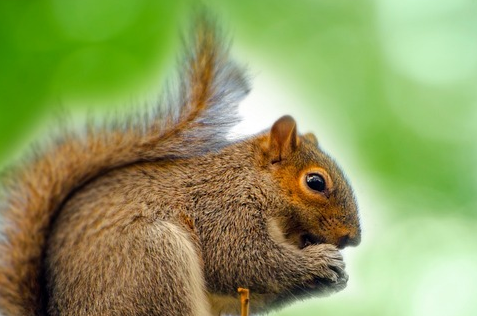
#> input picture lab1-hybrid-image/gui/res/squirrel1.png, 477 x 316 px, found by its file name
$ python fft_20230326171050.py
#> lines starting #> are read from the running program, lines starting #| are printed output that depends on the picture
import cv2
import numpy as np
from matplotlib import pyplot as plt

pairs = [
    ('res/squirrel1.png', 'res/bunny1.png'),
    ('res/cat.jpg', 'res/dog.jpg'),
    ('res/donkey1.png', 'res/zebra1.png'),
]
pair_idx = 0

ksize1, sigma1, ksize2, sigma2 = 39, 11, 21, 5
d1, d2 = 10, 10


def fft2d(img):
    return np.fft.fftshift(np.fft.fft2(img))


def ifft2d(img):
    return np.fft.ifft2(np.fft.ifftshift(img))


def ideal_lowpass_filter(img, d):
    rows, cols = img.shape
    crow, ccol = rows // 2, cols // 2
    mask = np.zeros((rows, cols), np.float32)
    cv2.circle(mask, (crow, ccol), d, 1, -1)
    return mask


def spatial_hybrid_image(img1, img2, ksize1, sigma1, ksize2, sigma2):
    # convert to float32
    img1_low = cv2.GaussianBlur(img1, (ksize1, ksize1), sigma1)
    img2_low = cv2.GaussianBlur(img2, (ksize2, ksize2), sigma2)
    img2_high = cv2.subtract(img2, img2_low)

    cv2.imshow('img1_low', img1_low)
    cv2.imshow('img2_high', img2_high)


def spectral_hybrid_image(image1, image2, d1, d2):
    f1 = fft2d(image1)
    f2 = fft2d(image2)

    cv2.imshow('f1', np.log(np.abs(f1)))
    cv2.imshow('f2', np.log(np.abs(f2)))


if __name__ == '__main__':
    img1 = cv2.imread(pairs[pair_idx][0], 0)    # read as grayscale
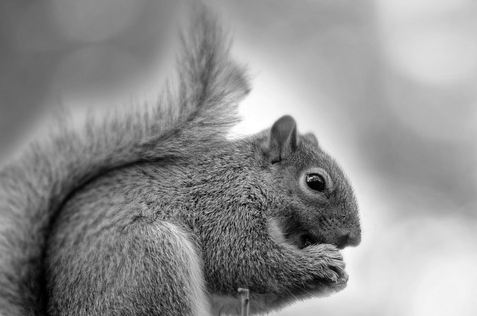
#> img1: shape (316, 477); min 0, max 255, mean 143.5
    img2 = cv2.imread(pairs[pair_idx][1], 0)
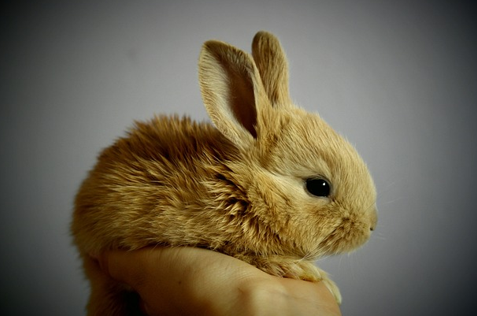
#> input picture lab1-hybrid-image/gui/res/bunny1.png, 477 x 316 px, found by its file name
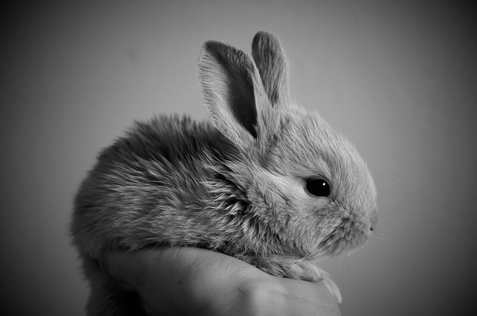
#> img2: shape (316, 477); min 0, max 235, mean 97.6

    # spatial_hybrid_image(img1, img2, ksize1, sigma1, ksize2, sigma2)
    spectral_hybrid_image(img1, img2, d1, d2)
    cv2.waitKey(0)
